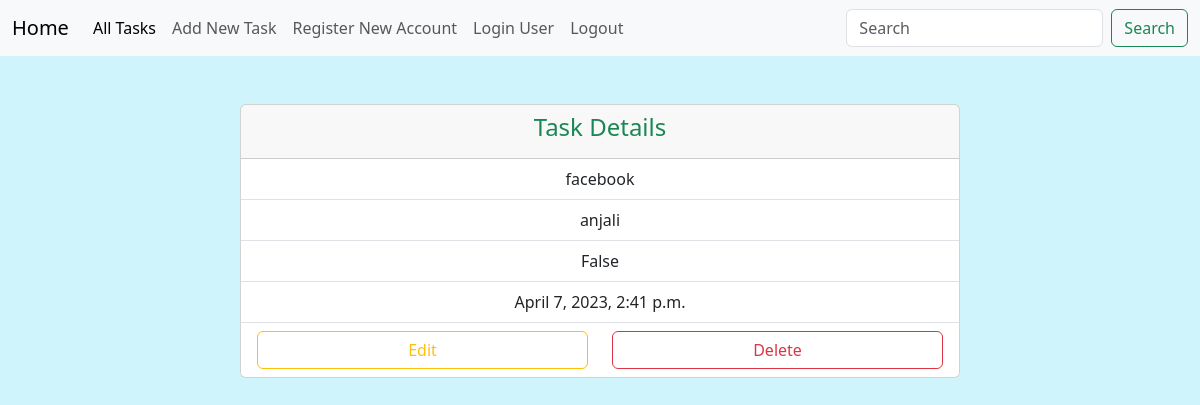
The app's page /tasks/26/ (signed in) with its own data.
### todo/models.py (models this page shows, shortened)
class Task(models.Model):
    task_name=models.CharField(max_length=200)
    user=models.ForeignKey(User,on_delete=models.CASCADE)
    status=models.BooleanField(default=False)
    created_date=models.DateTimeField(auto_now_add=True)

### todo/views.py (the view)
# urls.py: path("tasks/<int:pk>/",views.TaskDetailView.as_view(),name="task-detail"),
@method_decorator(sign_required,name="dispatch")
class TaskDetailView(DetailView):
    model=Task
    template_name="task-detail.html"
    context_object_name="task"

### todo/views.py (called while the page is built)
def sign_required(fn):
    def wrapper(request,*args,**kwargs):
        if not request.user.is_authenticated:
            messages.error(request,"You must Login to Perform this Action!!!!!!!")
            return redirect("signin")
        return fn(request,*args,**kwargs)
    return wrapper

### todo/templates/task-detail.html (shortened to what this page needs)
{%extends 'base.html'%}
{%block body_block%}
<div class="container mt-5">
    <div class="row">
        <div class="col-2"></div>
        <div class="col-8">
            <div class="card" style="width: 100%">
                <div class="card-header">
                  <h4 class="text-success text-center">Task Details</h4>
                </div>
                <ul class="list-group list-group-flush text-center">
                  <li class="list-group-item">{{task.task_name}}</li>
                  <li class="list-group-item">{{task.user}}</li>
                  <li class="list-group-item">{{task.status}}</li>
                  <li class="list-group-item">{{task.created_date}}</li>
                  <li class="list-group-item">
                    <div class="row">
                        <div class="col-6">
                            <a href="{%url 'task-edit' task.id%}" class="btn btn-outline-warning form-control">Edit</a>
                        </div>
                        <div class="col-6">
                            <a href="{%url 'task-delete' task.id%}" class="btn btn-outline-danger form-control">Delete</a>
                        </div>
                    </div>
                  </li>
                </ul>
              </div>
        </div>
        <div class="col-2"></div>
    </div>
</div>
{%endblock%}

### records on screen
Task: task_name "facebook", user "anjali", status "False", created_date "April 7, 2023, 2:41 p.m."
